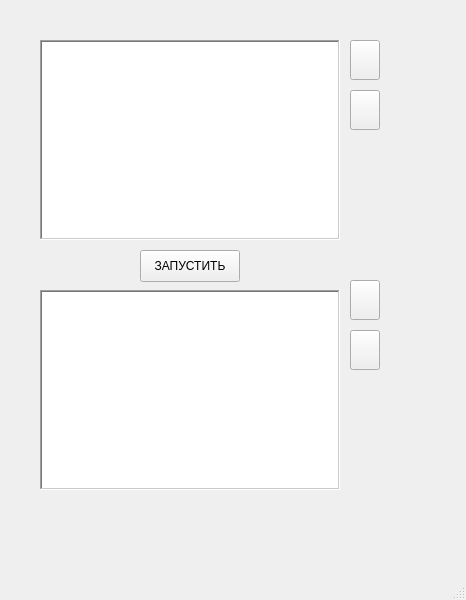
<?xml version="1.0" encoding="UTF-8"?>
<ui version="4.0">
 <class>MainWindow</class>
 <widget class="QMainWindow" name="MainWindow">
  <property name="geometry">
   <rect>
    <x>0</x>
    <y>0</y>
    <width>466</width>
    <height>600</height>
   </rect>
  </property>
  <property name="windowTitle">
   <string>MainWindow</string>
  </property>
  <widget class="QWidget" name="centralwidget">
   <widget class="QTextEdit" name="field_input">
    <property name="geometry">
     <rect>
      <x>40</x>
      <y>40</y>
      <width>300</width>
      <height>200</height>
     </rect>
    </property>
    <property name="autoFillBackground">
     <bool>false</bool>
    </property>
    <property name="frameShape">
     <enum>QFrame::WinPanel</enum>
    </property>
    <property name="placeholderText">
     <string/>
    </property>
   </widget>
   <widget class="QPushButton" name="button_run">
    <property name="geometry">
     <rect>
      <x>140</x>
      <y>250</y>
      <width>100</width>
      <height>32</height>
     </rect>
    </property>
    <property name="text">
     <string>ЗАПУСТИТЬ</string>
    </property>
   </widget>
   <widget class="QTextBrowser" name="field_output">
    <property name="geometry">
     <rect>
      <x>40</x>
      <y>290</y>
      <width>300</width>
      <height>200</height>
     </rect>
    </property>
    <property name="frameShape">
     <enum>QFrame::WinPanel</enum>
    </property>
   </widget>
   <widget class="QPushButton" name="save">
    <property name="geometry">
     <rect>
      <x>350</x>
      <y>280</y>
      <width>30</width>
      <height>40</height>
     </rect>
    </property>
    <property name="toolTip">
     <string extracomment="Сохранить отчёт"/>
    </property>
    <property name="toolTipDuration">
     <number>5</number>
    </property>
    <property name="styleSheet">
     <string notr="true"/>
    </property>
    <property name="inputMethodHints">
     <set>Qt::ImhNone</set>
    </property>
    <property name="text">
     <string/>
    </property>
   </widget>
   <widget class="QPushButton" name="save_input">
    <property name="geometry">
     <rect>
      <x>350</x>
      <y>40</y>
      <width>30</width>
      <height>40</height>
     </rect>
    </property>
    <property name="text">
     <string/>
    </property>
   </widget>
   <widget class="QPushButton" name="copy_input">
    <property name="geometry">
     <rect>
      <x>350</x>
      <y>90</y>
      <width>30</width>
      <height>40</height>
     </rect>
    </property>
    <property name="text">
     <string/>
    </property>
   </widget>
   <widget class="QPushButton" name="copy_output">
    <property name="geometry">
     <rect>
      <x>350</x>
      <y>330</y>
      <width>30</width>
      <height>40</height>
     </rect>
    </property>
    <property name="text">
     <string/>
    </property>
   </widget>
  </widget>
  <widget class="QMenuBar" name="menubar">
   <property name="geometry">
    <rect>
     <x>0</x>
     <y>0</y>
     <width>466</width>
     <height>24</height>
    </rect>
   </property>
  </widget>
  <widget class="QStatusBar" name="statusbar"/>
 </widget>
 <resources/>
 <connections/>
</ui>
